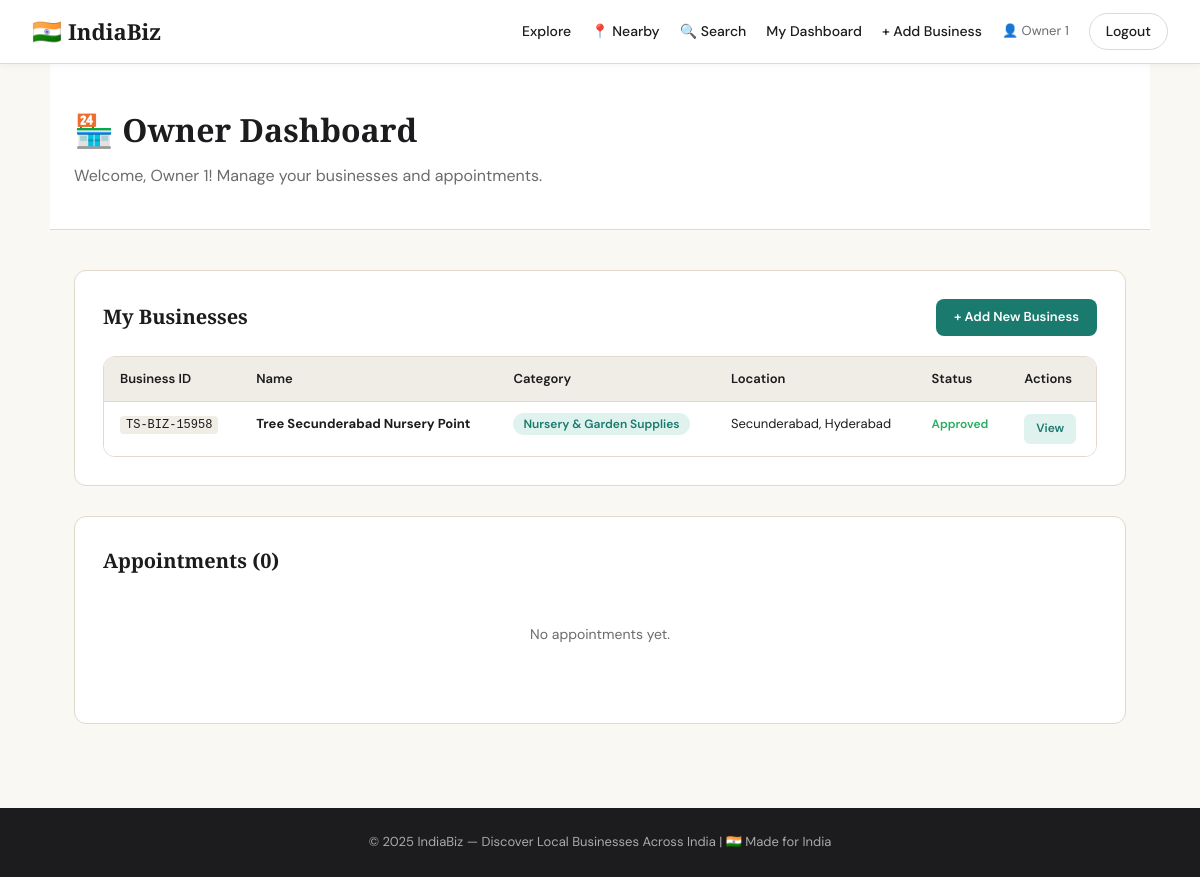
/owner/dashboard (signed in), run on the app's committed database.
### tables this page shows
CREATE TABLE businesses (
            id INTEGER PRIMARY KEY AUTOINCREMENT,
            business_uid TEXT UNIQUE NOT NULL,
            owner_id INTEGER NOT NULL,
            place_id INTEGER NOT NULL,
            name TEXT NOT NULL,
            category TEXT NOT NULL,
            description TEXT,
            phone TEXT,
            email TEXT,
            address TEXT,
            lat REAL,
            lng REAL,
            timing TEXT,
            status TEXT DEFAULT "pending" CHECK(status IN ("pending","approved","rejected")),
            created_at TIMESTAMP DEFAULT CURRENT_TIMESTAMP,
            FOREIGN KEY (owner_id) REFERENCES users(id),
            FOREIGN KEY (place_id) REFERENCES places(id)
        );

CREATE TABLE places (
            id INTEGER PRIMARY KEY AUTOINCREMENT,
            city_id INTEGER NOT NULL,
            name TEXT NOT NULL,
            zone TEXT,
            famous_for TEXT,
            description TEXT,
            lat REAL DEFAULT 17.3850,
            lng REAL DEFAULT 78.4867,
            image_url TEXT,
            FOREIGN KEY (city_id) REFERENCES cities(id)
        );

CREATE TABLE cities (
            id INTEGER PRIMARY KEY AUTOINCREMENT,
            state_id INTEGER NOT NULL,
            name TEXT NOT NULL,
            lat REAL NOT NULL,
            lng REAL NOT NULL,
            is_major INTEGER DEFAULT 0,
            FOREIGN KEY (state_id) REFERENCES states(id),
            UNIQUE(state_id, name)
        );

### app.py (the view)
@app.route('/owner/dashboard')
def owner_dashboard():
    if session.get('role') != 'business_owner': return redirect(url_for('login'))
    db = get_db()
    bizs = db.execute('''SELECT b.*, p.name as place_name, c.name as city_name FROM businesses b
        JOIN places p ON b.place_id=p.id JOIN cities c ON p.city_id=c.id WHERE b.owner_id=?''', (session['user_id'],)).fetchall()
    appts = db.execute('''SELECT a.*, b.name as biz_name, u.name as customer_name, u.phone as customer_phone
        FROM appointments a JOIN businesses b ON a.business_id=b.id JOIN users u ON a.customer_id=u.id
        WHERE b.owner_id=? ORDER BY a.date DESC''', (session['user_id'],)).fetchall()
    return render_template('owner_dashboard.html', businesses=bizs, appointments=appts)

### database.py (called while the page is built)
def get_db():
    if 'db' not in g:
        g.db = sqlite3.connect(DATABASE)
        g.db.row_factory = sqlite3.Row
    return g.db

### templates/owner_dashboard.html (shortened to what this page needs)
{% extends "base.html" %}
{% block content %}
<div class="dashboard-page">
  <div class="dashboard-header">
    <h1>🏪 Owner Dashboard</h1>
    <p>Welcome, {{ session['user_name'] }}! Manage your businesses and appointments.</p>
  </div>
  <div class="container">
    <div class="section-block" style="margin-bottom:30px;">
      <div class="section-header">
        <h2>My Businesses</h2>
        <a href="{{ url_for('add_business') }}" class="btn-add">+ Add New Business</a>
      </div>
      {% if businesses %}
      <div class="admin-table-wrap">
        <table class="admin-table">
          <thead>
            <tr>
              <th>Business ID</th><th>Name</th><th>Category</th><th>Location</th><th>Status</th><th>Actions</th>
            </tr>
          </thead>
          <tbody>
            {% for biz in businesses %}
            <tr>
              <td><span class="uid-code">{{ biz['business_uid'] }}</span></td>
              <td><strong>{{ biz['name'] }}</strong></td>
              <td><span class="biz-category-badge">{{ biz['category'] }}</span></td>
              <td>{{ biz['place_name'] }}, {{ biz['city_name'] }}</td>
              <td><span class="biz-status {{ biz['status'] }}">{{ biz['status'].title() }}</span></td>
              <td><a href="{{ url_for('business_detail', biz_id=biz['id']) }}" class="btn-sm">View</a></td>
            </tr>
            {% endfor %}
          </tbody>
        </table>
      </div>
      {% else %}
      <div class="empty-state small">
        <p>No businesses yet. <a href="{{ url_for('add_business') }}">Add your first business →</a></p>
      </div>
      {% endif %}
    </div>
    <div class="section-block">
      <h2>Appointments ({{ appointments|length }})</h2>
      {% if appointments %}
      <div class="appts-list" style="margin-top:16px;">
        {% for a in appointments %}
        <div class="appt-card status-{{ a['status'] }}">
          <div class="appt-left">
            <div class="appt-status-badge {{ a['status'] }}">{{ a['status'].upper() }}</div>
            <h3>{{ a['biz_name'] }}</h3>
            <div class="appt-category">Customer: {{ a['customer_name'] }} · 📞 {{ a['customer_phone'] }}</div>
          </div>
          <div class="appt-right">
            <div class="appt-detail"><span>📅</span><span>{{ a['date'] }}</span></div>
            <div class="appt-detail"><span>🕐</span><span>{{ a['time'] }}</span></div>
            {% if a['notes'] %}<div class="appt-detail"><span>📝</span><span>{{ a['notes'] }}</span></div>{% endif %}
            <div class="appt-actions">
              <form action="{{ url_for('update_appointment', appt_id=a['id']) }}" method="post" style="display:inline;">
                <input type="hidden" name="status" value="confirmed">
                <button type="submit" class="btn-confirm">Confirm</button>
              </form>
              <form action="{{ url_for('update_appointment', appt_id=a['id']) }}" method="post" style="display:inline;">
                <input type="hidden" name="status" value="cancelled">
                <button type="submit" class="btn-cancel">Cancel</button>
              </form>
            </div>
          </div>
        </div>
        {% endfor %}
      </div>
      {% else %}
      <div class="empty-state small"><p class="empty-text">No appointments yet.</p></div>
      {% endif %}
    </div>
  </div>
</div>
{% endblock %}

### static/style.css (style rules this page uses)
:root { --cream: #faf8f3; --white: #ffffff; --gold: #c9922a; --gold-light:#f5e6c8; --teal: #1a7a6e; --teal-light:#e0f2ee; --charcoal: #1c1c1e; --gray: #6b6b6b; --gray-light:#f0ede6; --border: #e0d9cc; --shadow: 0 2px 16px rgba(0,0,0,0.08); --shadow-lg: 0 8px 40px rgba(0,0,0,0.12); --radius: 12px; --radius-sm: 8px; --india-saffron: #FF9933; --india-green: #138808; --india-navy: #000080; }
* { box-sizing: border-box; margin: 0; padding: 0; }
body { font-family: 'DM Sans', sans-serif; background: var(--cream); color: var(--charcoal); line-height: 1.6; }
h1,h2,h3 { font-family: 'Playfair Display', serif; }
a { color: var(--teal); text-decoration: none; transition: opacity .2s; }
.container { max-width: 1100px; margin: 0 auto; padding: 0 24px; }
.section-block { background:var(--white); border:1.5px solid var(--border); border-radius:var(--radius); padding:28px; margin-bottom:24px; }
.section-block h2 { font-size:20px; margin-bottom:16px; }
.section-header { display:flex; justify-content:space-between; align-items:center; margin-bottom:20px; }
.section-header h2 { margin-bottom:0; }
.biz-category-badge { background:var(--teal-light); color:var(--teal); padding:3px 10px; border-radius:20px; font-size:12px; font-weight:600; }
.biz-status { font-size:12px; font-weight:600; }
.biz-status.approved { color:#27ae60; }
.btn-add { padding:8px 18px; background:var(--teal); color:var(--white); border-radius:8px; font-size:13px; font-weight:600; }
.empty-text { color:var(--gray); font-size:14px; }
.dashboard-page { padding-bottom:60px; }
.dashboard-header { background:var(--white); border-bottom:1.5px solid var(--border); padding:40px 24px; max-width:1100px; margin:0 auto 40px; }
.dashboard-header h1 { font-size:32px; margin-bottom:8px; }
.dashboard-header p { color:var(--gray); }
.admin-table-wrap { overflow-x:auto; border-radius:var(--radius); border:1.5px solid var(--border); }
.admin-table { width:100%; border-collapse:collapse; background:var(--white); }
.admin-table th { background:var(--gray-light); padding:12px 16px; text-align:left; font-size:13px; font-weight:600; }
.admin-table td { padding:12px 16px; border-top:1px solid var(--border); font-size:13px; vertical-align:top; }
.btn-sm { padding:5px 12px; background:var(--teal-light); color:var(--teal); border-radius:6px; font-size:12px; font-weight:600; display:inline-block; }
.uid-code { font-family:monospace; font-size:12px; background:var(--gray-light); padding:2px 6px; border-radius:4px; }
.empty-state { text-align:center; padding:60px 20px; }
.empty-state.small { padding:30px; }
.empty-state p { color:var(--gray); margin-bottom:20px; }

### data on the page
businesses: business_uid "TS-BIZ-15958", name "Tree Secunderabad Nursery Point", category "Nursery & Garden Supplies", place_name "Secunderabad", city_name "Hyderabad", status "Approved"

### other printed values
{{ session['user_name'] }} "Owner 1"
{{ appointments|length }} "0"
